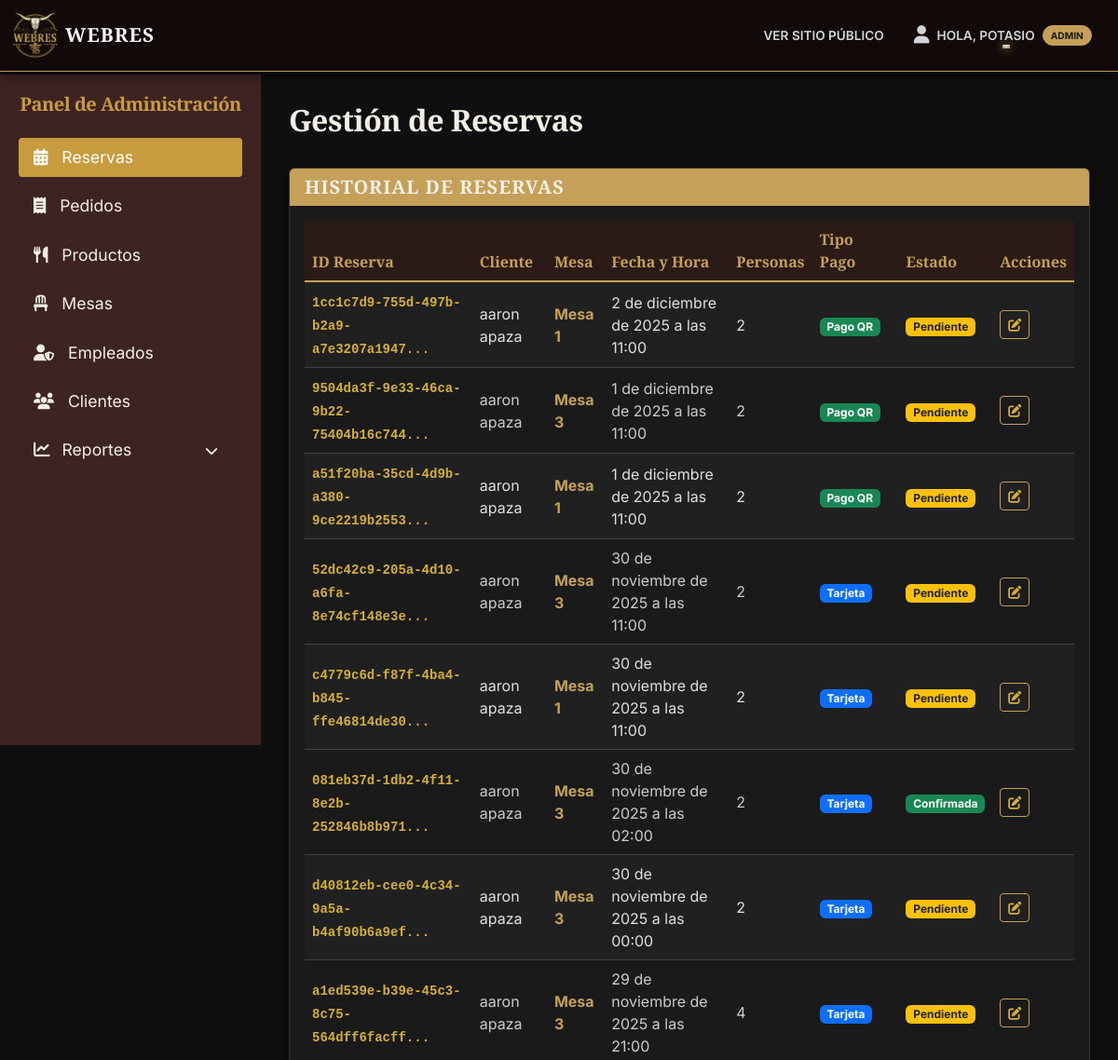
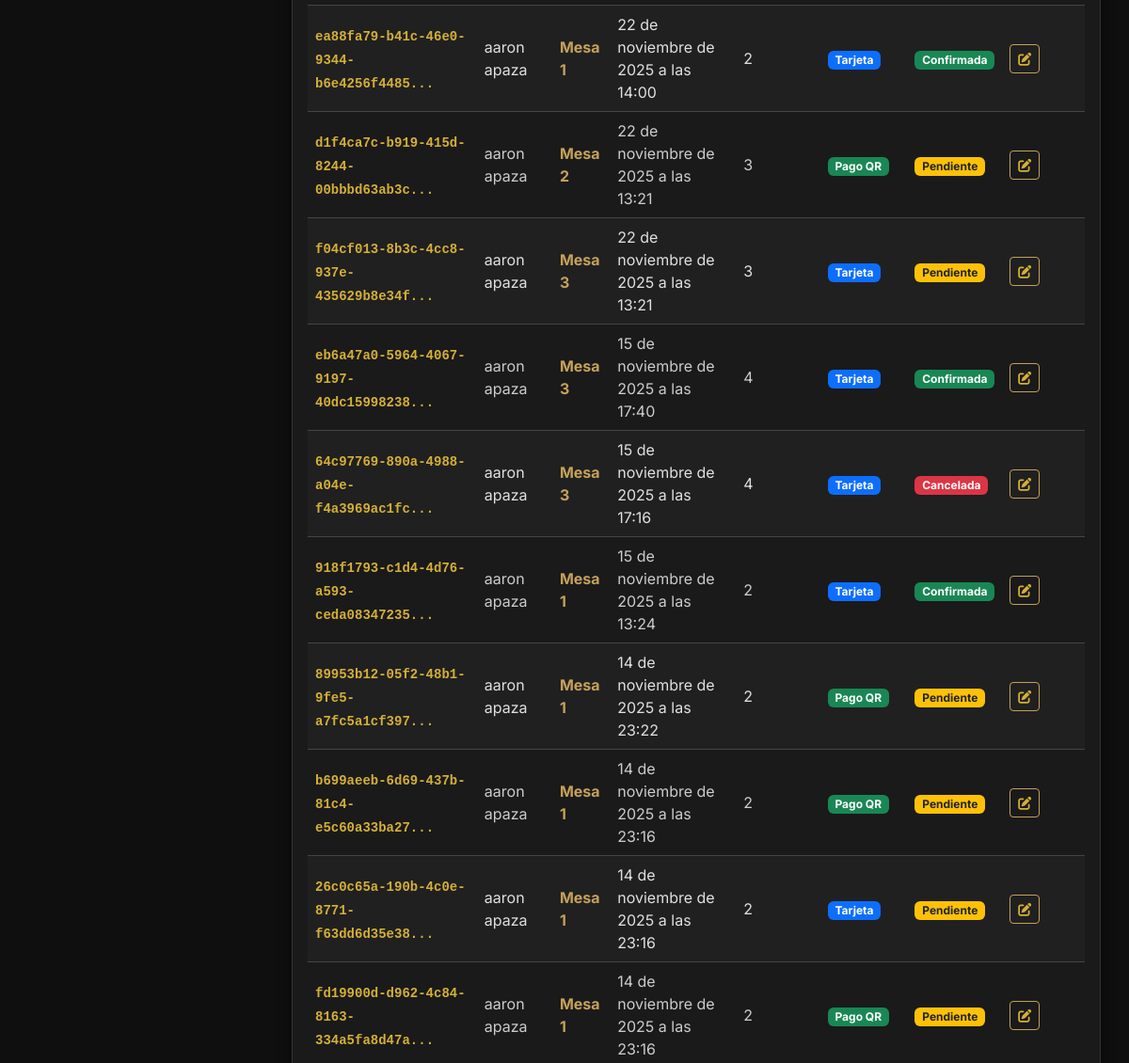
The page /panel/reservas/ (signed in, upper part) on the database as committed earlier (2 pictures, top to bottom).
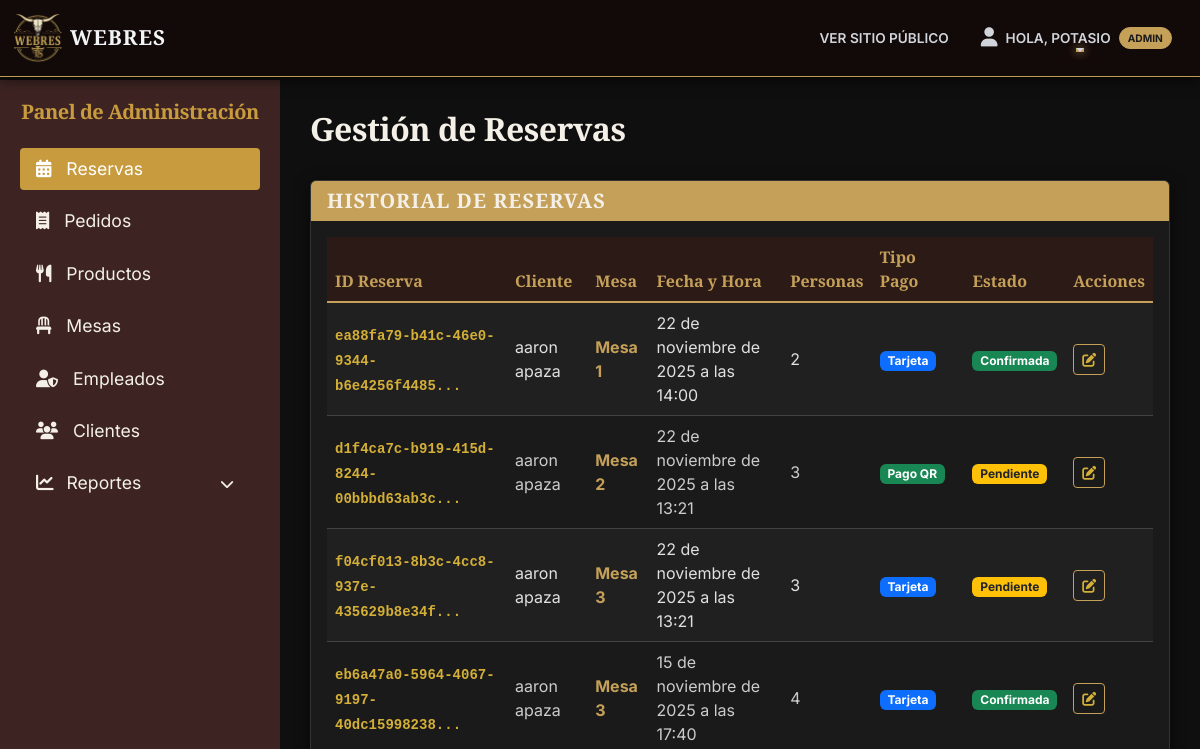
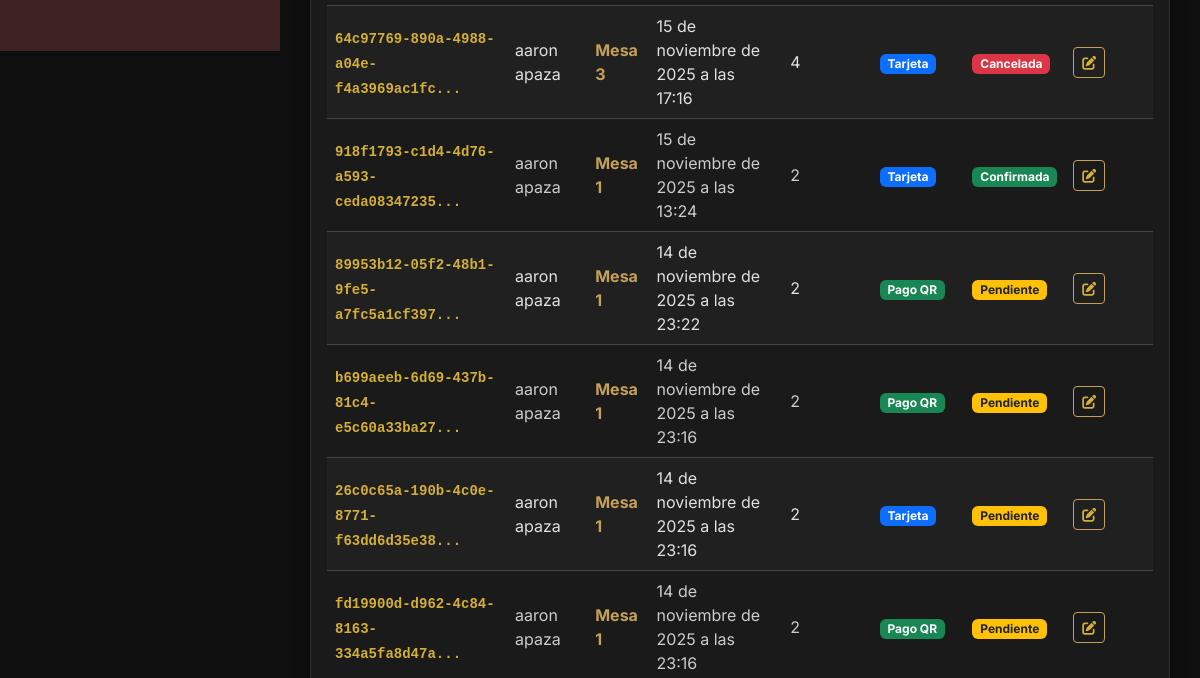
The same page on the database as committed later (2 pictures, top to bottom).
### reservas/models.py (models this page shows, shortened)
class Reserva(models.Model):
    ESTADO_CHOICES = (
        ('PENDIENTE', 'Pendiente'),
        ('CONFIRMADA', 'Confirmada'),
        ('CANCELADA', 'Cancelada'),
        ('COMPLETADA', 'Completada'),
        ('NO_SHOW', 'No Show'),
    )
    TIPO_PAGO_CHOICES = (
        ('SOLO_MESA', 'Solo Mesa'),
        ('PAGO_ADELANTADO', 'Pago QR'),
        ('TARJETA', 'Tarjeta'),
    )
    id = models.UUIDField(primary_key=True, default=uuid.uuid4, editable=False)
    cliente = models.ForeignKey(Cliente, on_delete=models.CASCADE)
    mesa = models.ForeignKey(Mesa, on_delete=models.SET_NULL, null=True, blank=True)
    fecha_reserva = models.DateField()
    hora_reserva = models.TimeField()
    numero_personas = models.IntegerField()
    estado = models.CharField(max_length=20, choices=ESTADO_CHOICES, default='PENDIENTE')
    tipo_pago = models.CharField(max_length=20, choices=TIPO_PAGO_CHOICES, default='SOLO_MESA')
    duracion_horas = models.IntegerField(default=2, help_text="Duración de la reserva en horas")
    hora_fin = models.TimeField(null=True, blank=True, editable=False)
    monto_pagado = models.DecimalField(max_digits=10, decimal_places=2, default=0.00)
    created_at = models.DateTimeField(auto_now_add=True, null=True, blank=True)

### clientes/models.py (models this page shows, shortened)
class Cliente(models.Model):
    usuario = models.OneToOneField(User, on_delete=models.CASCADE, related_name="cliente")
    nombre = models.CharField(max_length=100)
    apellido = models.CharField(max_length=100)
    email = models.EmailField(unique=True)
    telefono = models.CharField(max_length=20, blank=True, null=True)
    fecha_registro = models.DateTimeField(auto_now_add=True)
    foto_perfil = models.ImageField(upload_to='perfiles/', null=True, blank=True)

### core/models.py (models this page shows, shortened)
class Mesa(models.Model):
    ESTADO_CHOICES = (
        ('DISPONIBLE', 'Disponible'),
        ('OCUPADA', 'Ocupada'),
        ('RESERVADA', 'Reservada'),
        ('MANTENIMIENTO', 'Mantenimiento'),
    )
    TIPO_CHOICES = (
        ('NORMAL', 'Normal'),
        ('PREMIUM', 'Premium (Ventana/Privado)'),
    )
    numero = models.IntegerField(unique=True, help_text="Número de la mesa")
    capacidad = models.IntegerField(help_text="Número de personas que puede sentar")
    estado = models.CharField(max_length=20, choices=ESTADO_CHOICES, default='DISPONIBLE')
    tipo = models.CharField(max_length=10, choices=TIPO_CHOICES, default='NORMAL')

### dashboard/views.py (the view)
# urls.py: path('reservas/', views.reserva_list, name='dashboard_reservas'),
@staff_requerido
def reserva_list(request):
    reservas = Reserva.objects.all().order_by('-fecha_reserva', '-hora_reserva')
    return render(request, 'dashboard/reserva_list.html', {'reservas': reservas})

### dashboard/views.py (called while the page is built)
def staff_requerido(function):
    return user_passes_test(
        lambda u: u.is_authenticated and u.is_staff,
        login_url='login',
        redirect_field_name=None
    )(function)

### templates/dashboard/reserva_list.html
{% extends 'dashboard/base_dashboard.html' %}
{% block content %}
<div class="d-flex justify-content-between align-items-center mb-4">
    <h1 class="fs-2">Gestión de Reservas</h1>
</div>
<div class="card shadow-sm">
    <div class="card-header card-header-gold">
        <h5 class="mb-0">Historial de Reservas</h5>
    </div>
    <div class="card-body">
        <div class="table-responsive">
            <table class="table table-striped table-hover">
                <thead>
                    <tr>
                        <th scope="col">ID Reserva</th>
                        <th scope="col">Cliente</th>
                        <th scope="col">Mesa</th>
                        <th scope="col">Fecha y Hora</th>
                        <th scope="col">Personas</th>
                        <th scope="col">Tipo Pago</th>
                        <th scope="col">Estado</th>
                        <th scope="col">Acciones</th>
                    </tr>
                </thead>
                <tbody>
                    {% for r in reservas %}
                    <tr>
                        <td>
                            <code>{{ r.id|slice:":8" }}...</code>
                        </td>
                        <td>
                            {{ r.cliente.nombre }} {{ r.cliente.apellido }}
                        </td>
                        <td>
                            {% if r.mesa %}
                                <strong>Mesa {{ r.mesa.numero }}</strong>
                            {% else %}
                                <span class="text-muted">Sin asignar</span>
                            {% endif %}
                        </td>
                        <td>
                            {{ r.fecha_reserva }} a las {{ r.hora_reserva|time:"H:i" }}
                        </td>
                        <td>{{ r.numero_personas }}</td>
                        <td>
                            {% if r.tipo_pago == 'PAGO_ADELANTADO' %}
                                <span class="badge bg-success">{{ r.get_tipo_pago_display }}</span>
                            {% elif r.tipo_pago == 'TARJETA' %}
                                <span class="badge bg-primary">{{ r.get_tipo_pago_display }}</span>
                            {% else %}
                                <span class="badge bg-light text-dark">{{ r.get_tipo_pago_display }}</span>
                            {% endif %}
                        </td>
                        <td>
                            {% if r.estado == 'CONFIRMADA' %}
                                <span class="badge bg-success">{{ r.get_estado_display }}</span>
                            {% elif r.estado == 'PENDIENTE' %}
                                <span class="badge bg-warning text-dark">{{ r.get_estado_display }}</span>
                            {% elif r.estado == 'CANCELADA' or r.estado == 'NO_SHOW' %}
                                <span class="badge bg-danger">{{ r.get_estado_display }}</span>
                            {% elif r.estado == 'COMPLETADA' %}
                                <span class="badge bg-info">{{ r.get_estado_display }}</span>
                            {% else %}
                                <span class="badge bg-secondary">{{ r.get_estado_display }}</span>
                            {% endif %}
                        </td>
                        <td>
                            <a href="#" class="btn btn-sm btn-outline-primary" title="Editar Estado (Próximamente)">
                                <i class="fa fa-edit"></i>
                            </a>
                        </td>
                    </tr>
                    {% empty %}
                    <tr>
                        <td colspan="8" class="text-center">No hay reservas registradas.</td>
                    </tr>
                    {% endfor %}
                </tbody>
            </table>
        </div>
    </div>
</div>
{% endblock %}

Rows that differ between the two databases and show on the page:
removed Reserva: id "1cc1c7d9-755d-497b-b2a9-a7e3207a1947", cliente.nombre "aaron", cliente.apellido "apaza", mesa.numero "1", fecha_reserva "2 de diciembre de 2025", hora_reserva "11:00", numero_personas "2", tipo_pago "Pago QR", estado "Pendiente"
removed Reserva: id "9504da3f-9e33-46ca-9b22-75404b16c744", cliente.nombre "aaron", cliente.apellido "apaza", mesa.numero "3", fecha_reserva "1 de diciembre de 2025", hora_reserva "11:00", numero_personas "2", tipo_pago "Pago QR", estado "Pendiente"
removed Reserva: id "a51f20ba-35cd-4d9b-a380-9ce2219b2553", cliente.nombre "aaron", cliente.apellido "apaza", mesa.numero "1", fecha_reserva "1 de diciembre de 2025", hora_reserva "11:00", numero_personas "2", tipo_pago "Pago QR", estado "Pendiente"
removed Reserva: id "52dc42c9-205a-4d10-a6fa-8e74cf148e3e", cliente.nombre "aaron", cliente.apellido "apaza", mesa.numero "3", fecha_reserva "30 de noviembre de 2025", hora_reserva "11:00", numero_personas "2", tipo_pago "Tarjeta", estado "Pendiente"
removed Reserva: id "c4779c6d-f87f-4ba4-b845-ffe46814de30", cliente.nombre "aaron", cliente.apellido "apaza", mesa.numero "1", fecha_reserva "30 de noviembre de 2025", hora_reserva "11:00", numero_personas "2", tipo_pago "Tarjeta", estado "Pendiente"
removed Reserva: id "081eb37d-1db2-4f11-8e2b-252846b8b971", cliente.nombre "aaron", cliente.apellido "apaza", mesa.numero "3", fecha_reserva "30 de noviembre de 2025", hora_reserva "02:00", numero_personas "2", tipo_pago "Tarjeta", estado "Confirmada"
removed Reserva: id "d40812eb-cee0-4c34-9a5a-b4af90b6a9ef", cliente.nombre "aaron", cliente.apellido "apaza", mesa.numero "3", fecha_reserva "30 de noviembre de 2025", hora_reserva "00:00", numero_personas "2", tipo_pago "Tarjeta", estado "Pendiente"
removed Reserva: id "a1ed539e-b39e-45c3-8c75-564dff6facff", cliente.nombre "aaron", cliente.apellido "apaza", mesa.numero "3", fecha_reserva "29 de noviembre de 2025", hora_reserva "21:00", numero_personas "4", tipo_pago "Tarjeta", estado "Pendiente"
